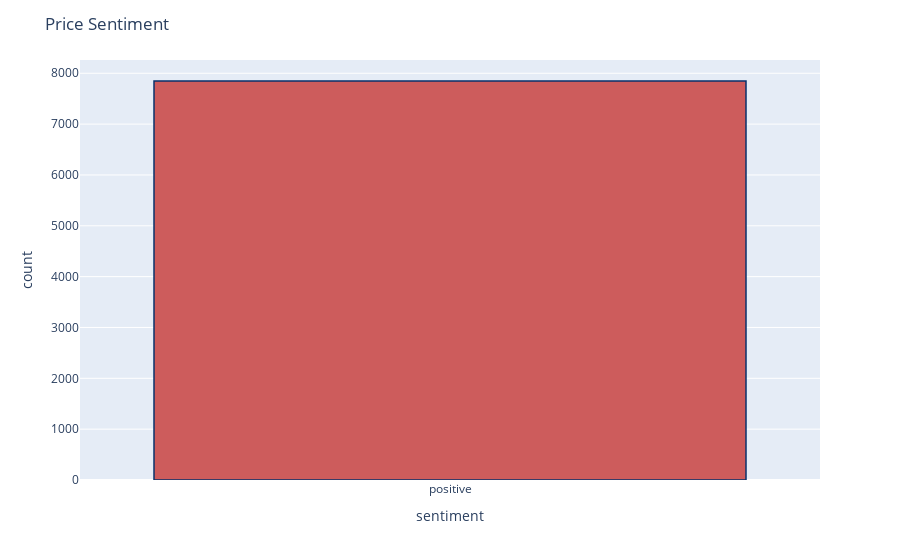

Notebook cell for this chart:
### Markdown cell above
#### Represent the Sentiment analysis result with the help of matplot lib to better understand the indicator of our data.

### Code cell
gme_data['sentiment'] = gme_data['sentiment'].replace({-1 : 'negative'})
gme_data['sentiment'] = gme_data['sentiment'].replace({1 : 'positive'})
fig = px.histogram(gme_data, x="sentiment")
fig.update_traces(marker_color="indianred",marker_line_color='rgb(8,48,107)',
                  marker_line_width=1.5)
fig.update_layout(title_text='Price Sentiment')
fig.show()

### Figure 1 — Plotly figure (JSON) as saved in the notebook; plotly's stock layout.template omitted (floating-point values rounded to 4 significant figures; data arrays with more than 128 entries replaced by an {"elided": "..."} marker saying what was removed)
{"data": [{"alignmentgroup": "True", "bingroup": "x", "hovertemplate": "sentiment=%{x}<br>count=%{y}<extra></extra>", "legendgroup": "", "marker": {"color": "indianred", "line": {"color": "rgb(8,48,107)", "width": 1.5}, "pattern": {"shape": ""}}, "name": "", "offsetgroup": "", "orientation": "v", "showlegend": false, "type": "histogram", "x": {"elided": "7848 str values"}, "xaxis": "x", "yaxis": "y"}], "layout": {"barmode": "relative", "legend": {"tracegroupgap": 0}, "margin": {"t": 60}, "title": {"text": "Price Sentiment"}, "xaxis": {"anchor": "y", "domain": [0, 1], "title": {"text": "sentiment"}}, "yaxis": {"anchor": "x", "domain": [0, 1], "title": {"text": "count"}}}}
